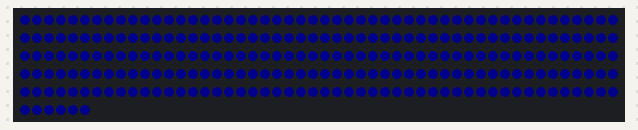
The program below on a simulated CircuitPython board. Shown: 256 RGB LEDs in strip order, left to right, continuing on the next row. Dim RGB values are drawn brighter than linear; what the program prints to the serial console is not drawn. At 8.0 s the program ends and the board releases its pins; the recording ends there.

Above: at 4.1 s.
At 6.1 s:
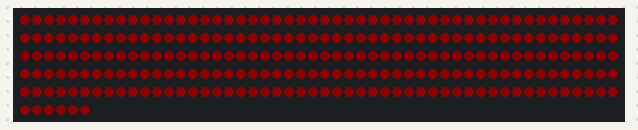

The program:

matrix-text.py
```python
"""
Matrix wiring test. Run with sudo.

Lights one pixel, then walks a pixel through the first row, then fills the
whole panel dim blue. If all three work, the wiring and the level shifter are
good.

Brightness is capped low throughout. 256 pixels at full white would draw
around 15A; this stays under a tenth of an amp.
"""

import time

import board
import neopixel

PIXELS = 256
PIN = board.D18
BRIGHTNESS = 0.05

px = neopixel.NeoPixel(PIN, PIXELS, brightness=BRIGHTNESS, auto_write=False)

BLUE = (0, 0, 255)
RED = (255, 0, 0)
OFF = (0, 0, 0)


def clear():
    px.fill(OFF)
    px.show()


try:
    print("1. pixel 0 blue")
    clear()
    px[0] = BLUE
    px.show()
    time.sleep(2)

    print("2. walking the first row")
    for i in range(16):
        clear()
        px[i] = BLUE
        px.show()
        time.sleep(0.1)

    print("3. all blue, dim")
    px.fill(BLUE)
    px.show()
    time.sleep(2)

    print("4. all red, dim — this is the imaging light")
    px.fill(RED)
    px.show()
    time.sleep(2)

    clear()
    print("done")

except KeyboardInterrupt:
    clear()
```

Measured:
- what the display in image 0 shows lasts 2.0 s, from 4.0 s to 6.0 s
